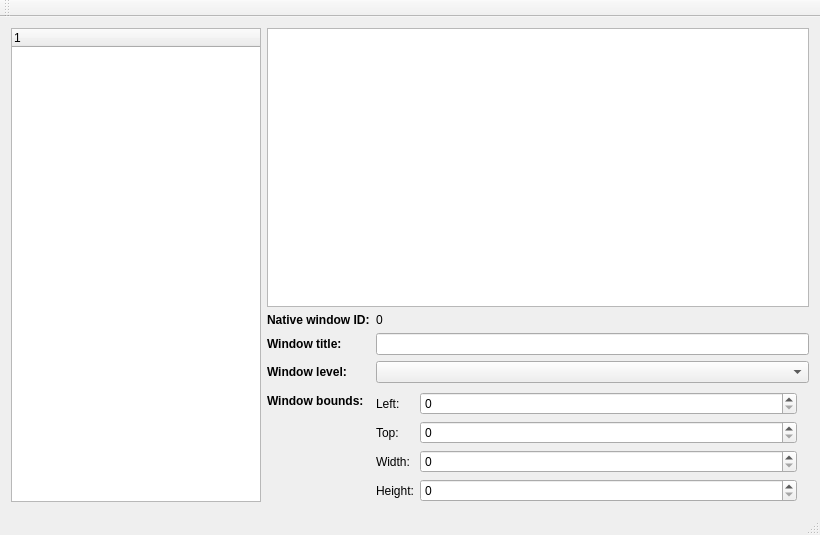
<?xml version="1.0" encoding="UTF-8"?>
<ui version="4.0">
 <class>MainWindow</class>
 <widget class="QMainWindow" name="MainWindow">
  <property name="geometry">
   <rect>
    <x>0</x>
    <y>0</y>
    <width>820</width>
    <height>535</height>
   </rect>
  </property>
  <property name="windowTitle">
   <string>MainWindow</string>
  </property>
  <widget class="QWidget" name="centralWidget">
   <layout class="QHBoxLayout" name="horizontalLayout">
    <item>
     <widget class="QTreeWidget" name="windowListTreeWidget">
      <property name="maximumSize">
       <size>
        <width>250</width>
        <height>16777215</height>
       </size>
      </property>
      <column>
       <property name="text">
        <string notr="true">1</string>
       </property>
      </column>
     </widget>
    </item>
    <item>
     <layout class="QVBoxLayout" name="verticalLayout">
      <item>
       <widget class="QGraphicsView" name="graphicsView">
        <property name="verticalScrollBarPolicy">
         <enum>Qt::ScrollBarAlwaysOff</enum>
        </property>
        <property name="horizontalScrollBarPolicy">
         <enum>Qt::ScrollBarAlwaysOff</enum>
        </property>
        <property name="renderHints">
         <set>QPainter::Antialiasing|QPainter::HighQualityAntialiasing|QPainter::NonCosmeticDefaultPen|QPainter::SmoothPixmapTransform|QPainter::TextAntialiasing</set>
        </property>
       </widget>
      </item>
      <item>
       <layout class="QFormLayout" name="formLayout">
        <property name="fieldGrowthPolicy">
         <enum>QFormLayout::AllNonFixedFieldsGrow</enum>
        </property>
        <property name="formAlignment">
         <set>Qt::AlignLeading|Qt::AlignLeft|Qt::AlignTop</set>
        </property>
        <item row="0" column="0">
         <widget class="QLabel" name="nwiLabel">
          <property name="styleSheet">
           <string notr="true">font-weight: bold;</string>
          </property>
          <property name="text">
           <string>Native window ID:</string>
          </property>
         </widget>
        </item>
        <item row="0" column="1">
         <widget class="QLabel" name="nativeWindowIdLabel">
          <property name="text">
           <string>0</string>
          </property>
         </widget>
        </item>
        <item row="1" column="0">
         <widget class="QLabel" name="wtLabel">
          <property name="styleSheet">
           <string notr="true">font-weight: bold;</string>
          </property>
          <property name="text">
           <string>Window title:</string>
          </property>
         </widget>
        </item>
        <item row="3" column="0">
         <widget class="QLabel" name="wbLabel">
          <property name="styleSheet">
           <string notr="true">font-weight: bold;</string>
          </property>
          <property name="text">
           <string>Window bounds:</string>
          </property>
         </widget>
        </item>
        <item row="3" column="1">
         <widget class="QWidget" name="widget" native="true">
          <layout class="QFormLayout" name="formLayout_2">
           <property name="formAlignment">
            <set>Qt::AlignLeading|Qt::AlignLeft|Qt::AlignTop</set>
           </property>
           <property name="leftMargin">
            <number>0</number>
           </property>
           <property name="topMargin">
            <number>3</number>
           </property>
           <property name="rightMargin">
            <number>12</number>
           </property>
           <property name="bottomMargin">
            <number>0</number>
           </property>
           <item row="0" column="0">
            <widget class="QLabel" name="leftLabel">
             <property name="text">
              <string>Left:</string>
             </property>
            </widget>
           </item>
           <item row="0" column="1">
            <widget class="QSpinBox" name="boundsLeftSpinBox"/>
           </item>
           <item row="1" column="0">
            <widget class="QLabel" name="topLabel">
             <property name="text">
              <string>Top:</string>
             </property>
            </widget>
           </item>
           <item row="1" column="1">
            <widget class="QSpinBox" name="boundsTopSpinBox"/>
           </item>
           <item row="2" column="0">
            <widget class="QLabel" name="widthLabel">
             <property name="text">
              <string>Width:</string>
             </property>
            </widget>
           </item>
           <item row="2" column="1">
            <widget class="QSpinBox" name="boundsWidthSpinBox"/>
           </item>
           <item row="3" column="0">
            <widget class="QLabel" name="heightLabel">
             <property name="text">
              <string>Height:</string>
             </property>
            </widget>
           </item>
           <item row="3" column="1">
            <widget class="QSpinBox" name="boundsHeightSpinBox"/>
           </item>
          </layout>
         </widget>
        </item>
        <item row="1" column="1">
         <widget class="QLineEdit" name="windowTitleLineEdit"/>
        </item>
        <item row="2" column="0">
         <widget class="QLabel" name="windowLevelLabel">
          <property name="styleSheet">
           <string notr="true">font-weight: bold;</string>
          </property>
          <property name="text">
           <string>Window level:</string>
          </property>
         </widget>
        </item>
        <item row="2" column="1">
         <widget class="QComboBox" name="windowLevelComboBox"/>
        </item>
       </layout>
      </item>
     </layout>
    </item>
   </layout>
  </widget>
  <widget class="QMenuBar" name="menuBar">
   <property name="geometry">
    <rect>
     <x>0</x>
     <y>0</y>
     <width>820</width>
     <height>22</height>
    </rect>
   </property>
  </widget>
  <widget class="QToolBar" name="mainToolBar">
   <attribute name="toolBarArea">
    <enum>TopToolBarArea</enum>
   </attribute>
   <attribute name="toolBarBreak">
    <bool>false</bool>
   </attribute>
  </widget>
  <widget class="QStatusBar" name="statusBar"/>
 </widget>
 <layoutdefault spacing="6" margin="11"/>
 <resources/>
 <connections/>
</ui>
